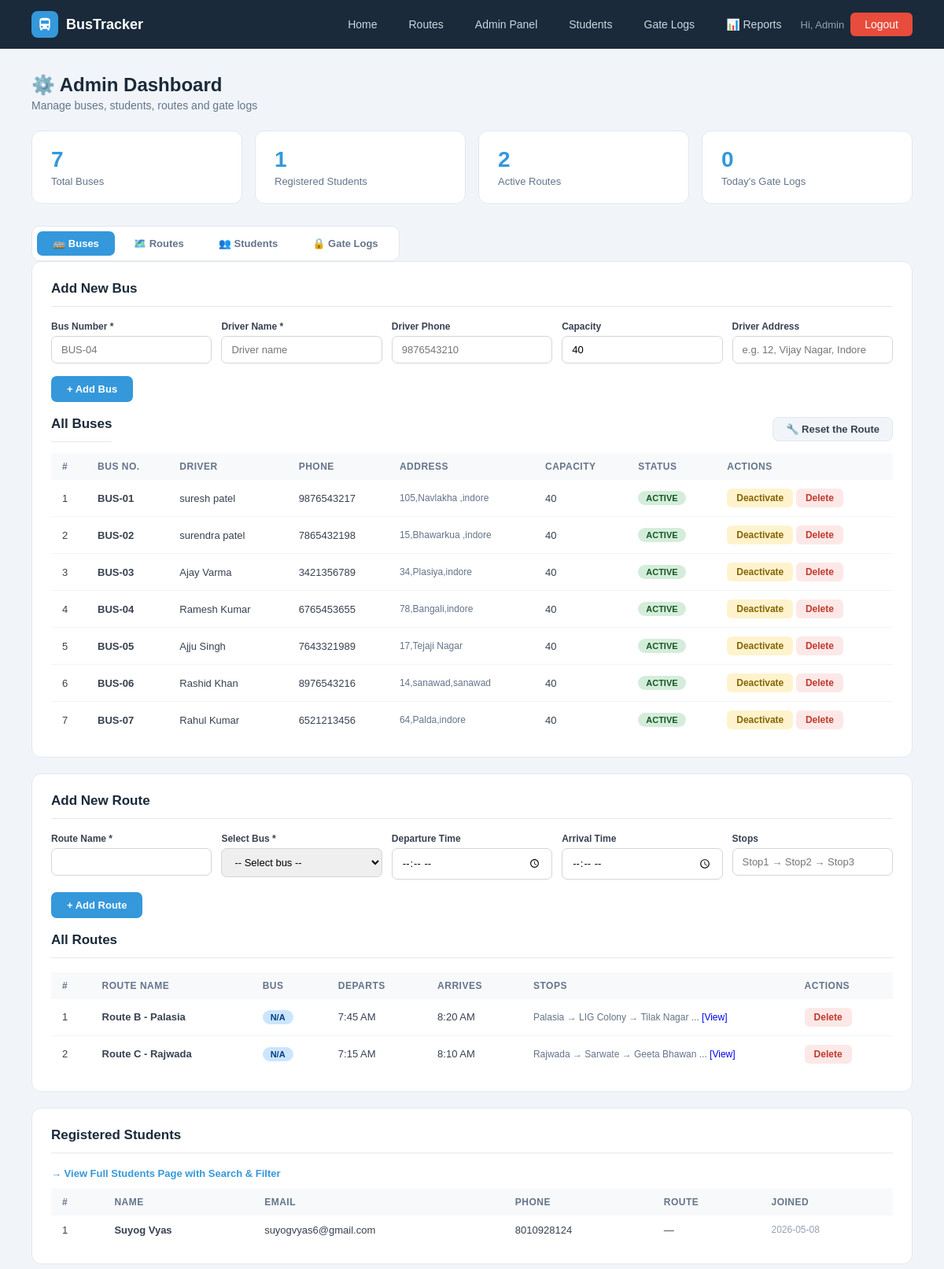
Page /admin (signed in, upper part) on the earlier database version.
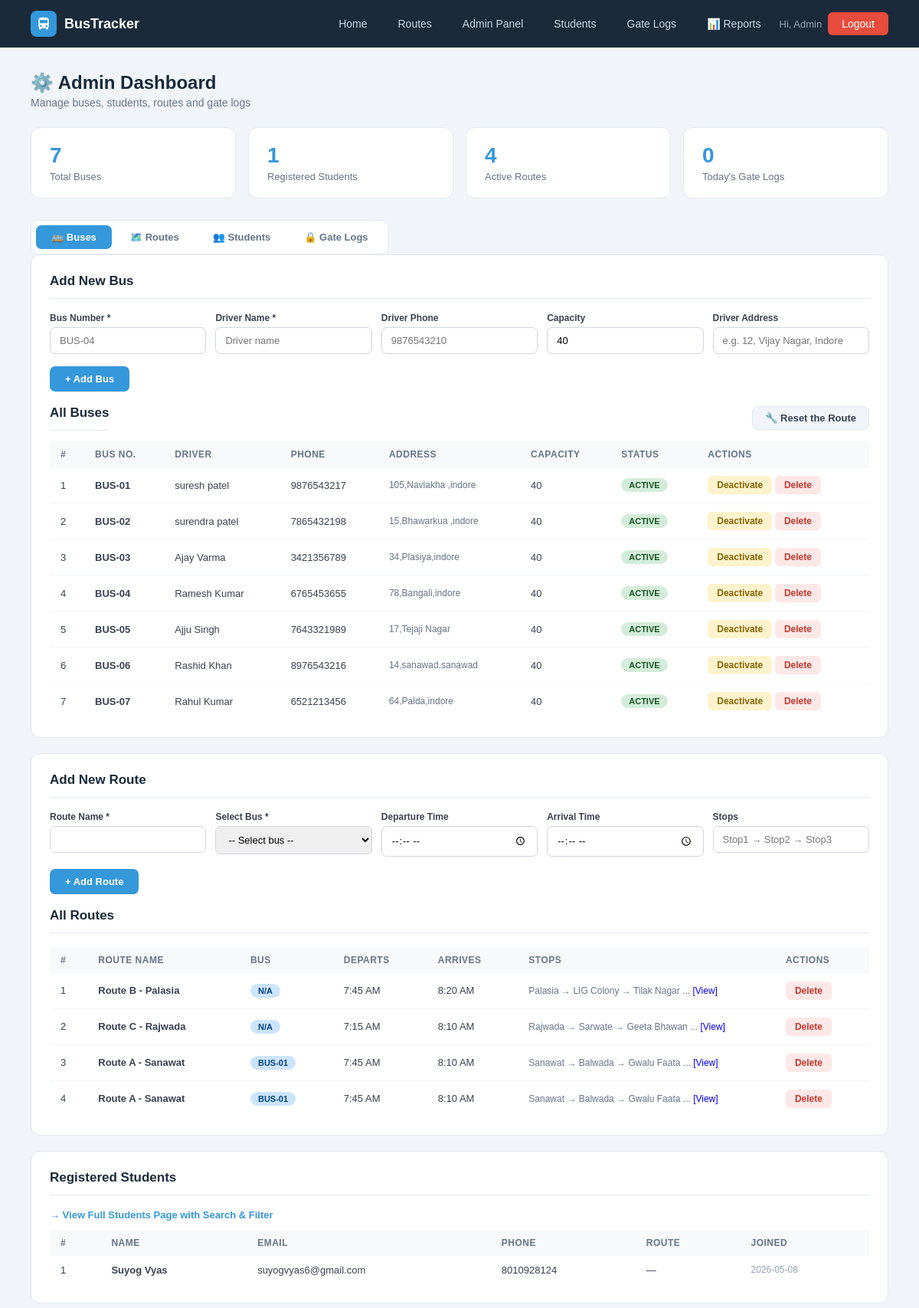
Same page on the later database version.
### tables this page shows
CREATE TABLE buses (
        id INTEGER PRIMARY KEY AUTOINCREMENT,
        bus_number TEXT UNIQUE NOT NULL, driver_name TEXT NOT NULL,
        driver_phone TEXT, capacity INTEGER DEFAULT 40,
        status TEXT DEFAULT 'active',
        current_lat REAL DEFAULT 22.7196, current_lng REAL DEFAULT 75.8577, driver_address TEXT);

CREATE TABLE routes (
        id INTEGER PRIMARY KEY AUTOINCREMENT,
        route_name TEXT NOT NULL, bus_id INTEGER,
        start_point TEXT, end_point TEXT,
        departure_time TEXT, arrival_time TEXT, stops TEXT, original_bus_id INTEGER,
        FOREIGN KEY(bus_id) REFERENCES buses(id));

CREATE TABLE users (
        id INTEGER PRIMARY KEY AUTOINCREMENT,
        name TEXT NOT NULL, email TEXT UNIQUE NOT NULL,
        password TEXT NOT NULL, role TEXT DEFAULT 'student',
        phone TEXT, route_id INTEGER,
        created_at TIMESTAMP DEFAULT CURRENT_TIMESTAMP);

### app.py (the view)
@app.route('/admin')
@admin_required
def admin_dashboard():
    db = get_db()
    buses    = db.execute("SELECT * FROM buses").fetchall()
    students = db.execute('''SELECT u.*,r.route_name FROM users u
                             LEFT JOIN routes r ON u.route_id=r.id
                             WHERE u.role='student' ORDER BY u.created_at DESC''').fetchall()
    routes   = db.execute("SELECT r.*,b.bus_number FROM routes r LEFT JOIN buses b ON r.bus_id=b.id").fetchall()
    logs     = db.execute("SELECT * FROM gate_logs ORDER BY log_time DESC LIMIT 15").fetchall()
    stats = dict(
        total_buses=db.execute("SELECT COUNT(*) FROM buses").fetchone()[0],
        total_students=db.execute("SELECT COUNT(*) FROM users WHERE role='student'").fetchone()[0],
        total_routes=db.execute("SELECT COUNT(*) FROM routes").fetchone()[0],
        today_logs=db.execute("SELECT COUNT(*) FROM gate_logs WHERE DATE(log_time)=DATE('now')").fetchone()[0])
    db.close(); return render_template('admin.html', buses=buses, students=students, routes=routes, logs=logs, stats=stats)

### app.py (called while the page is built, shortened)
def get_db():
    conn = sqlite3.connect(DB)
    conn.row_factory = sqlite3.Row
    return conn

def admin_required(f):
    @wraps(f)
    def dec(*a, **kw):
        if 'admin' not in session:
            flash('Admin access required.', 'error')
            return redirect(url_for('admin_login'))
        return f(*a, **kw)
    return dec

@app.context_processor
def inject_notifications():
    return dict(notifications=[], unread_count=0)

### templates/admin.html (shortened to what the changed rows need)
{% extends "base.html" %}
{% block content %}
<div class="page">
    <div class="page-header">
        <div style="display:flex;gap:12px;align-items:flex-start;flex-wrap:wrap;justify-content:space-between;">
            <div>
                <h1>⚙️ Admin Dashboard</h1>
            </div>
        </div>
    </div>
    <div class="stat-cards">
        <div class="stat-card"><div class="num">{{ stats.total_routes }}</div><div class="lbl">Active Routes</div></div>
    </div>
    <div class="tab-wrap">
        <div class="tab-contents">
            <div class="panel" id="content-buses">
                <h2>Add New Bus</h2>
                <br>
                <div style="display:flex;align-items:center;justify-content:space-between;margin-bottom:14px;">
                    <h2 style="margin:0;">All Buses</h2>
                </div>
                <table>
                    <thead><tr><th>#</th><th>Bus No.</th><th>Driver</th><th>Phone</th><th>Address</th><th>Capacity</th><th>Status</th><th>Actions</th></tr></thead>
                    <tbody>
                    {% for b in buses %}
                    <tr>
                        <td>{{ loop.index }}</td>
                        <td><b>{{ b.bus_number }}</b></td>
                        <td>{{ b.driver_name }}</td>
                        <td>{{ b.driver_phone or '—' }}</td>
                        <td style="font-size:12px;color:#64748b;max-width:160px;">{{ b.driver_address or '—' }}</td>
                        <td>{{ b.capacity }}</td>
                        <td><span class="badge {{ 'badge-green' if b.status=='active' else 'badge-red' }}">{{ b.status.upper() }}</span></td>
                        <td>
                            {% if b.status == 'active' %}
                            <a href="{{ url_for('bus_status', bid=b.id, status='inactive') }}" class="btn-sm btn-warning">Deactivate</a>
                            {% else %}
                            <a href="{{ url_for('bus_status', bid=b.id, status='active') }}" class="btn-sm btn-success">Activate</a>
                            {% endif %}
                            <a href="{{ url_for('delete_bus', bid=b.id) }}" class="btn-sm btn-danger">Delete</a>
                        </td>
                    </tr>
                    {% else %}
                    <tr><td colspan="7" style="text-align:center;color:#94a3b8;padding:24px">No buses found.</td></tr>
                    {% endfor %}
                    </tbody>
                </table>
            </div>
           <div class="panel" id="content-routes">
             <h2>Add New Route</h2>
            <br>
             <h2>All Routes</h2>
             <table>
                <thead>
                    <tr>
                        <th>#</th>
                        <th>Route Name</th>
                        <th>Bus</th>
                        <th>Departs</th>
                        <th>Arrives</th>
                        <th>Stops</th>
                        <th>Actions</th>
                    </tr>
                </thead>
                <tbody>
                    {% for r in routes %}
                    <tr>
                        <td>{{ loop.index }}</td>
                        <td><b>{{ r.route_name }}</b></td>
                        <td><span class="badge badge-blue">{{ r.bus_number or 'N/A' }}</span></td>
                        <td>
                            {% if r.departure_time %}
                                {{ (r.departure_time[:2]|int % 12 or 12) }}:{{ r.departure_time[3:] }}
                                {{ 'AM' if r.departure_time[:2]|int < 12 else 'PM' }}
                            {% else %}
                                 —
                            {% endif %}
                        </td>
                        <td>
                            {% if r.arrival_time %}
                                {{ (r.arrival_time[:2]|int % 12 or 12) }}:{{ r.arrival_time[3:] }}
                                {{ 'AM' if r.arrival_time[:2]|int < 12 else 'PM' }}
                            {% else %}
                               —
                            {% endif %}
                        </td>
                        <td style="max-width:240px;font-size:12px;color:#64748b">
                        {% if r.stops %}
                        {% set stop_list = r.stops.replace(',','→').split('→') %}
                        {{ stop_list[0].strip() }}
                        {% if stop_list|length > 1 %} → {{ stop_list[1].strip() }}{% endif %}
                        {% if stop_list|length > 2 %} → {{ stop_list[2].strip() }}{% endif %}
                        {% if stop_list|length > 3 %}
                            ...
                            <a href="#" onclick="alert(`{{ r.stops }}`)">[View]</a>
                        {% endif %}
                {% else %}
                    —
                {% endif %}
            </td>
            <td>
                <a href="{{ url_for('delete_route', rid=r.id) }}"
                   onclick="return confirm('Are you sure you want to delete this route?')"
                   class="btn-sm btn-danger">
                   Delete
                </a>
            </td>
        </tr>
        {% else %}
        <tr>
            <td colspan="7" style="text-align:center;color:#94a3b8;padding:24px">
                No routes found.
            </td>
        </tr>
        {% endfor %}
        </tbody>
    </table>
</div>
            <div class="panel" id="content-students">
                <h2>Registered Students</h2>
                <table>
                    <thead><tr><th>#</th><th>Name</th><th>Email</th><th>Phone</th><th>Route</th><th>Joined</th></tr></thead>
                    <tbody>
                    {% for s in students[:10] %}
                    <tr>
                        <td>{{ loop.index }}</td>
                        <td><b>{{ s.name }}</b></td>
                        <td>{{ s.email }}</td>
                        <td>{{ s.phone or '—' }}</td>
                        <td>{{ s.route_name or '—' }}</td>
                        <td style="font-size:12px;color:#94a3b8">{{ s.created_at[:10] if s.created_at else '—' }}</td>
                    </tr>
                    {% else %}
                    <tr><td colspan="6" style="text-align:center;color:#94a3b8;padding:24px">No students registered.</td></tr>
                    {% endfor %}
                    </tbody>
                </table>
            </div>
        </div>
    </div>
</div>
{% endblock %}

Differences in the rows shown:
added routes: route_name "Route A - Sanawat", bus_number "BUS-01", (r.departure_time[:2]|int%12or12) "7", departure_time "45", departure_time "AM", (r.arrival_time[:2]|int%12or12) "8", arrival_time "10", arrival_time "AM", start_point "Sanawat", stop_list "Balwada", stop_list "Gwalu Faata"
added routes: route_name "Route A - Sanawat", bus_number "BUS-01", (r.departure_time[:2]|int%12or12) "7", departure_time "45", departure_time "AM", (r.arrival_time[:2]|int%12or12) "8", arrival_time "10", arrival_time "AM", start_point "Sanawat", stop_list "Balwada", stop_list "Gwalu Faata"
Other differences:
{{ stats.total_routes }}: "2" → "4"
